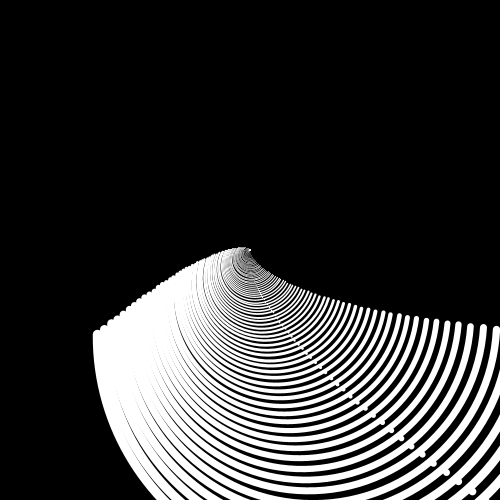
Frame 1 (no input)
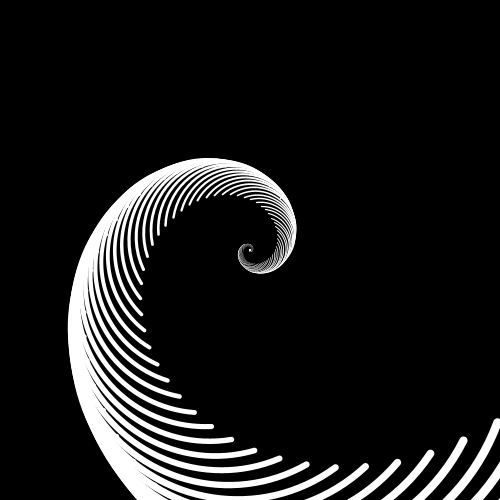
Frame 60 (the mouse pressed at the canvas centre just before this capture)
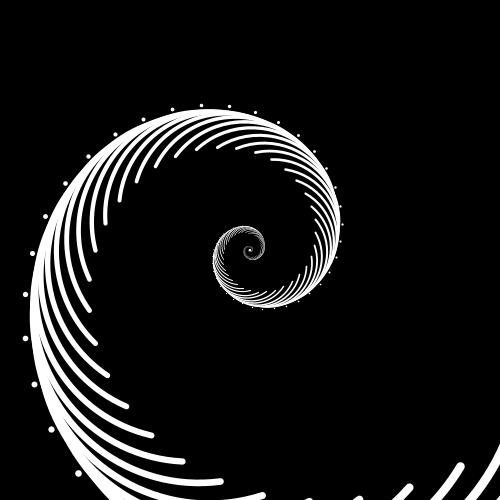
Frame 120 (the mouse held since frame 60 and released just before this capture)

The Processing sketch that drew these frames (run headless with seeded random() and noise(); from frame 60 on, the mouse is pressed at the canvas centre):

// Processing sketch: Guerrier_Elise_Spiro2_pde
// ── Guerrier_Elise_Spiro2_pde.pde
float angle;

void setup() {
  size(500, 500);
  background(0);
}
void draw() {
  background(0);
  translate(width/2, height/2); //changement de la position de l'origine au milieu
  fill(0);
  
  for (int i=0; i<360; i++) { //Boucle qui définit le diamètre du plus grand et du plus petit cercle
    //avec la valeur de départ de la variable 
    rotate(radians(millis())*0.003); //définit l'angle de rotation
    scale(0.95);//redimentionne les objets, agrandit ou diminue la taille des formes
    stroke(255);
    strokeWeight(10);

    arc(90, 90, 500, 500, 0, PI);
    point(300, 300);
  }
}
